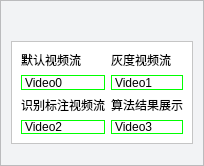
    <widget class="QFrame" name="frame_video">
     <property name="enabled">
      <bool>true</bool>
     </property>
     <property name="sizePolicy">
      <sizepolicy hsizetype="Preferred" vsizetype="Preferred">
       <horstretch>0</horstretch>
       <verstretch>0</verstretch>
      </sizepolicy>
     </property>
     <property name="styleSheet">
      <string notr="true">background : rgb(242, 243, 245)</string>
     </property>
     <property name="frameShape">
      <enum>QFrame::StyledPanel</enum>
     </property>
     <property name="frameShadow">
      <enum>QFrame::Raised</enum>
     </property>
     <layout class="QVBoxLayout" name="verticalLayout_10" stretch="9,1">
      <property name="spacing">
       <number>0</number>
      </property>
      <property name="leftMargin">
       <number>10</number>
      </property>
      <property name="topMargin">
       <number>40</number>
      </property>
      <property name="rightMargin">
       <number>10</number>
      </property>
      <property name="bottomMargin">
       <number>10</number>
      </property>
      <item>
       <widget class="QFrame" name="frame_8">
        <property name="styleSheet">
         <string notr="true">background : rgb(255, 255, 255)</string>
        </property>
        <property name="frameShape">
         <enum>QFrame::StyledPanel</enum>
        </property>
        <property name="frameShadow">
         <enum>QFrame::Raised</enum>
        </property>
        <layout class="QGridLayout" name="gridLayout">
         <item row="0" column="0">
          <layout class="QVBoxLayout" name="verticalLayout_13">
           <item>
            <widget class="QLabel" name="label_27">
             <property name="sizePolicy">
              <sizepolicy hsizetype="Maximum" vsizetype="Maximum">
               <horstretch>0</horstretch>
               <verstretch>0</verstretch>
              </sizepolicy>
             </property>
             <property name="text">
              <string>默认视频流</string>
             </property>
            </widget>
           </item>
           <item>
            <widget class="QLabel" name="label_video_feed0">
             <property name="sizePolicy">
              <sizepolicy hsizetype="Ignored" vsizetype="Ignored">
               <horstretch>0</horstretch>
               <verstretch>0</verstretch>
              </sizepolicy>
             </property>
             <property name="minimumSize">
              <size>
               <width>0</width>
               <height>0</height>
              </size>
             </property>
             <property name="styleSheet">
              <string notr="true">border:1px solid rgb(0, 255, 0);</string>
             </property>
             <property name="text">
              <string>Video0</string>
             </property>
             <property name="scaledContents">
              <bool>false</bool>
             </property>
             <property name="margin">
              <number>0</number>
             </property>
            </widget>
           </item>
          </layout>
         </item>
         <item row="0" column="1">
          <layout class="QVBoxLayout" name="verticalLayout_14">
           <item>
            <widget class="QLabel" name="label_28">
             <property name="sizePolicy">
              <sizepolicy hsizetype="Maximum" vsizetype="Maximum">
               <horstretch>0</horstretch>
               <verstretch>0</verstretch>
              </sizepolicy>
             </property>
             <property name="text">
              <string>灰度视频流</string>
             </property>
            </widget>
           </item>
           <item>
            <widget class="QLabel" name="label_video_feed1">
             <property name="sizePolicy">
              <sizepolicy hsizetype="Ignored" vsizetype="Ignored">
               <horstretch>0</horstretch>
               <verstretch>0</verstretch>
              </sizepolicy>
             </property>
             <property name="styleSheet">
              <string notr="true">border:1px solid rgb(0, 255, 0);</string>
             </property>
             <property name="text">
              <string>Video1</string>
             </property>
             <property name="scaledContents">
              <bool>false</bool>
             </property>
            </widget>
           </item>
          </layout>
         </item>
         <item row="1" column="0">
          <layout class="QVBoxLayout" name="verticalLayout_16">
           <item>
            <widget class="QLabel" name="label_29">
             <property name="sizePolicy">
              <sizepolicy hsizetype="Maximum" vsizetype="Maximum">
               <horstretch>0</horstretch>
               <verstretch>0</verstretch>
              </sizepolicy>
             </property>
             <property name="text">
              <string>识别标注视频流</string>
             </property>
            </widget>
           </item>
           <item>
            <widget class="QLabel" name="label_video_feed2">
             <property name="sizePolicy">
              <sizepolicy hsizetype="Ignored" vsizetype="Ignored">
               <horstretch>0</horstretch>
               <verstretch>0</verstretch>
              </sizepolicy>
             </property>
             <property name="styleSheet">
              <string notr="true">border:1px solid rgb(0, 255, 0);</string>
             </property>
             <property name="text">
              <string>Video2</string>
             </property>
             <property name="scaledContents">
              <bool>false</bool>
             </property>
            </widget>
           </item>
          </layout>
         </item>
         <item row="1" column="1">
          <layout class="QVBoxLayout" name="verticalLayout_15">
           <item>
            <widget class="QLabel" name="label_30">
             <property name="sizePolicy">
              <sizepolicy hsizetype="Maximum" vsizetype="Maximum">
               <horstretch>0</horstretch>
               <verstretch>0</verstretch>
              </sizepolicy>
             </property>
             <property name="text">
              <string>算法结果展示</string>
             </property>
            </widget>
           </item>
           <item>
            <widget class="QLabel" name="label_video_feed3">
             <property name="sizePolicy">
              <sizepolicy hsizetype="Ignored" vsizetype="Ignored">
               <horstretch>0</horstretch>
               <verstretch>0</verstretch>
              </sizepolicy>
             </property>
             <property name="styleSheet">
              <string notr="true">border:1px solid rgb(0, 255, 0);</string>
             </property>
             <property name="text">
              <string>Video3</string>
             </property>
             <property name="scaledContents">
              <bool>false</bool>
             </property>
            </widget>
           </item>
          </layout>
         </item>
        </layout>
       </widget>
      </item>
      <item>
       <spacer name="verticalSpacer">
        <property name="orientation">
         <enum>Qt::Vertical</enum>
        </property>
        <property name="sizeHint" stdset="0">
         <size>
          <width>20</width>
          <height>40</height>
         </size>
        </property>
       </spacer>
      </item>
     </layout>
    </widget>
